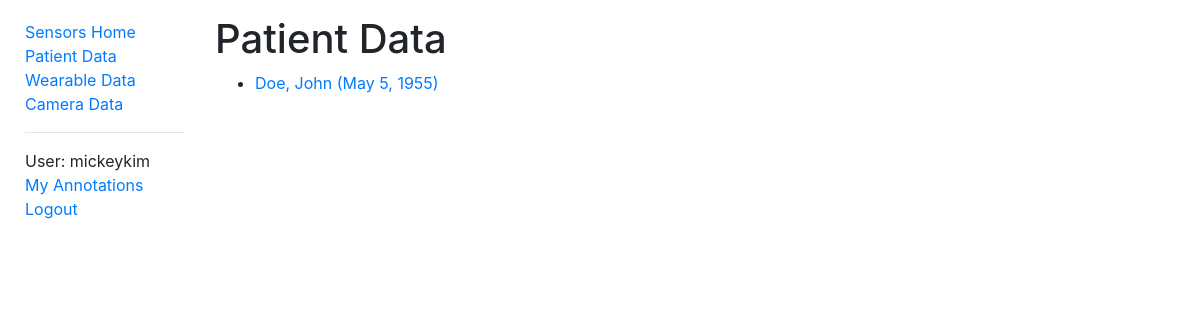
Before: /sensors/patientdata/ (signed in) with the older database file.
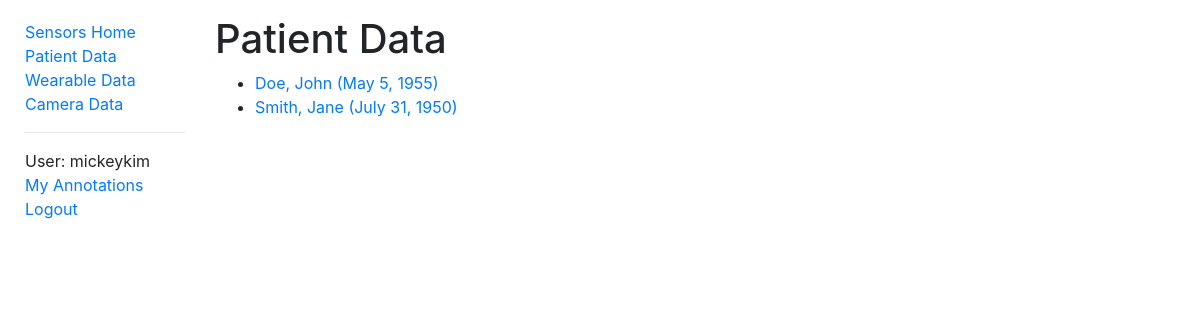
After: the same page with the newer database file.
### sensors/models.py (models this page shows, shortened)
class PatientData(models.Model):
    id = models.AutoField(primary_key=True)
    first_name = models.CharField(max_length=50, help_text='Patient first name')
    last_name = models.CharField(max_length=50, help_text='Patient last name')
    date_of_birth = models.DateField()
    notes = models.CharField(max_length=500, help_text='Notes regarding patient')
    class Meta:
        ordering = ['last_name']
    def get_absolute_url(self):
        return reverse('patientdata-detail', args=[str(self.id)])

### sensors/views.py (the view)
# urls.py: path('patientdata/', views.PatientDataListView.as_view(), name='patientdata'),
class PatientDataListView(LoginRequiredMixin, generic.ListView):
    model = PatientData
    paginate_by = 10

### sensors/context_processors.py (called while the page is built)
def extra_context(request):
    return {'media_url': settings.MEDIA_URL}

### sensors/templates/sensors/patientdata_list.html
{% extends "base.html" %}
{% block content %}
  <h1>Patient Data</h1>
  {% if patientdata_list %}
  <ul>
    {% for patientdata in patientdata_list %}
      <li>
        <a href="{{ patientdata.get_absolute_url }}">
          {{ patientdata.last_name }}, {{ patientdata.first_name }} ({{ patientdata.date_of_birth }})
        </a>
      </li>
    {% endfor %}
  </ul>
  {% else %}
    <p>There are no patient data in the database.</p>
  {% endif %}
{% endblock %}

Changed rows visible on the page:
added PatientData: last_name "Smith", first_name "Jane", date_of_birth "July 31, 1950"
